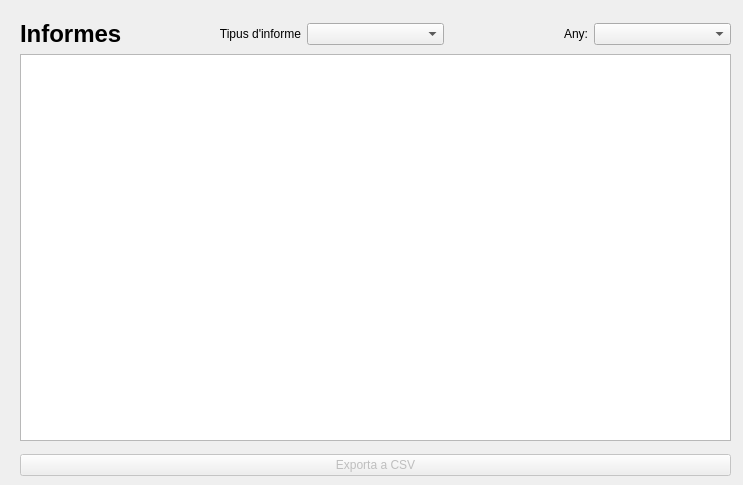
<?xml version="1.0" encoding="UTF-8"?>
<ui version="4.0">
 <class>Form</class>
 <widget class="QWidget" name="Form">
  <property name="geometry">
   <rect>
    <x>0</x>
    <y>0</y>
    <width>743</width>
    <height>485</height>
   </rect>
  </property>
  <property name="windowTitle">
   <string>Form</string>
  </property>
  <widget class="QWidget" name="verticalLayoutWidget">
   <property name="geometry">
    <rect>
     <x>20</x>
     <y>20</y>
     <width>711</width>
     <height>421</height>
    </rect>
   </property>
   <layout class="QVBoxLayout" name="verticalLayout">
    <item>
     <layout class="QHBoxLayout" name="horizontalLayout_2">
      <item>
       <widget class="QLabel" name="labelEndDate">
        <property name="text">
         <string>&lt;html&gt;&lt;head/&gt;&lt;body&gt;&lt;h1 style=&quot; margin-top:18px; margin-bottom:12px; margin-left:0px; margin-right:0px; -qt-block-indent:0; text-indent:0px;&quot;&gt;&lt;span style=&quot; font-size:xx-large; font-weight:700;&quot;&gt;Informes&lt;/span&gt;&lt;/h1&gt;&lt;/body&gt;&lt;/html&gt;</string>
        </property>
        <property name="textFormat">
         <enum>Qt::MarkdownText</enum>
        </property>
       </widget>
      </item>
      <item>
       <widget class="QLabel" name="labelStartDate">
        <property name="text">
         <string>Tipus d'informe</string>
        </property>
        <property name="alignment">
         <set>Qt::AlignRight|Qt::AlignTrailing|Qt::AlignVCenter</set>
        </property>
       </widget>
      </item>
      <item>
       <widget class="QComboBox" name="comboBox"/>
      </item>
      <item>
       <widget class="QLabel" name="label_2">
        <property name="text">
         <string>Any:</string>
        </property>
        <property name="alignment">
         <set>Qt::AlignRight|Qt::AlignTrailing|Qt::AlignVCenter</set>
        </property>
       </widget>
      </item>
      <item>
       <widget class="QComboBox" name="comboBox_2"/>
      </item>
     </layout>
    </item>
    <item>
     <widget class="QTableWidget" name="tableVendors">
      <property name="rowCount">
       <number>0</number>
      </property>
      <property name="columnCount">
       <number>0</number>
      </property>
     </widget>
    </item>
   </layout>
  </widget>
  <widget class="QWidget" name="horizontalLayoutWidget">
   <property name="geometry">
    <rect>
     <x>20</x>
     <y>450</y>
     <width>711</width>
     <height>31</height>
    </rect>
   </property>
   <layout class="QHBoxLayout" name="horizontalLayout">
    <item>
     <widget class="QPushButton" name="buttonAdd">
      <property name="enabled">
       <bool>false</bool>
      </property>
      <property name="text">
       <string>Exporta a CSV</string>
      </property>
      <property name="autoDefault">
       <bool>false</bool>
      </property>
      <property name="default">
       <bool>true</bool>
      </property>
     </widget>
    </item>
   </layout>
  </widget>
 </widget>
 <resources/>
 <connections/>
</ui>
